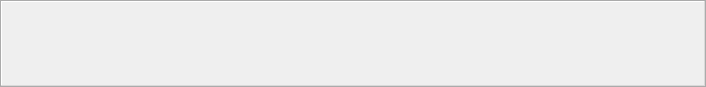
<?xml version="1.0" encoding="UTF-8"?>
<ui version="4.0">
 <class>RadarToolBar</class>
 <widget class="QToolBar" name="RadarToolBar">
  <property name="geometry">
   <rect>
    <x>0</x>
    <y>0</y>
    <width>706</width>
    <height>87</height>
   </rect>
  </property>
  <property name="windowTitle">
   <string>RadarToolBar</string>
  </property>
  <property name="iconSize">
   <size>
    <width>20</width>
    <height>20</height>
   </size>
  </property>
  <property name="toolButtonStyle">
   <enum>Qt::ToolButtonTextUnderIcon</enum>
  </property>
  <action name="actionPlot">
   <property name="icon">
    <iconset resource="mainwindow.qrc">
     <normaloff>:/images/radarToolBar/pro.png</normaloff>:/images/radarToolBar/pro.png</iconset>
   </property>
   <property name="text">
    <string>剖面图</string>
   </property>
   <property name="toolTip">
    <string>剖面</string>
   </property>
  </action>
  <action name="actionWin4">
   <property name="icon">
    <iconset resource="mainwindow.qrc">
     <normaloff>:/images/radarToolBar/win4.png</normaloff>:/images/radarToolBar/win4.png</iconset>
   </property>
   <property name="text">
    <string>四联屏</string>
   </property>
   <property name="toolTip">
    <string>四联屏</string>
   </property>
  </action>
  <action name="actionArea">
   <property name="enabled">
    <bool>true</bool>
   </property>
   <property name="icon">
    <iconset resource="mainwindow.qrc">
     <normaloff>:/images/radarToolBar/area.png</normaloff>:/images/radarToolBar/area.png</iconset>
   </property>
   <property name="text">
    <string>面积统计</string>
   </property>
   <property name="toolTip">
    <string>面积统计</string>
   </property>
  </action>
  <action name="actionFuzzy">
   <property name="checkable">
    <bool>true</bool>
   </property>
   <property name="enabled">
    <bool>true</bool>
   </property>
   <property name="icon">
    <iconset resource="mainwindow.qrc">
     <normaloff>:/images/radarToolBar/fuzzy.png</normaloff>:/images/radarToolBar/fuzzy.png</iconset>
   </property>
   <property name="text">
    <string>速度退模糊</string>
   </property>
   <property name="toolTip">
    <string>速度退模糊</string>
   </property>
  </action>
  <action name="actionDB2">
   <property name="icon">
    <iconset resource="mainwindow.qrc">
     <normaloff>:/images/defaultToolBar/config.png</normaloff>:/images/defaultToolBar/config.png</iconset>
   </property>
   <property name="text">
    <string>等值面生成</string>
   </property>
   <property name="toolTip">
    <string>等值面生成</string>
   </property>
  </action>
  <action name="action2D">
   <property name="icon">
    <iconset resource="mainwindow.qrc">
     <normaloff>:/images/radarToolBar/_2d.png</normaloff>:/images/radarToolBar/_2d.png</iconset>
   </property>
   <property name="text">
    <string>二维</string>
   </property>
  </action>
  <action name="action3D">
   <property name="icon">
    <iconset resource="mainwindow.qrc">
     <normaloff>:/images/radarToolBar/_3d.png</normaloff>:/images/radarToolBar/_3d.png</iconset>
   </property>
   <property name="text">
    <string>三维</string>
   </property>
  </action>
  <action name="actionVolumeRender">
   <property name="checkable">
    <bool>true</bool>
   </property>
   <property name="icon">
    <iconset resource="mainwindow.qrc">
     <normaloff>:/images/radarToolBar/fuzzy.png</normaloff>:/images/radarToolBar/fuzzy.png</iconset>
   </property>
   <property name="text">
    <string>体绘制</string>
   </property>
   <property name="toolTip">
    <string>体绘制</string>
   </property>
  </action>
  <action name="actionClipPlane">
   <property name="checkable">
    <bool>true</bool>
   </property>
   <property name="icon">
    <iconset resource="mainwindow.qrc">
     <normaloff>:/images/radarToolBar/fuzzy.png</normaloff>:/images/radarToolBar/fuzzy.png</iconset>
   </property>
   <property name="text">
    <string>地球剖面</string>
   </property>
   <property name="toolTip">
    <string>添加地球剖面</string>
   </property>
  </action>
  <action name="action_VTK">
   <property name="icon">
    <iconset resource="mainwindow.qrc">
     <normaloff>:/images/radarToolBar/pro.png</normaloff>:/images/radarToolBar/pro.png</iconset>
   </property>
   <property name="text">
    <string>剖面三维</string>
   </property>
  </action>
  <action name="actionAnimatic">
   <property name="icon">
    <iconset resource="mainwindow.qrc">
     <normaloff>:/images/radarToolBar/fuzzy.png</normaloff>:/images/radarToolBar/fuzzy.png</iconset>
   </property>
   <property name="text">
    <string>动画</string>
   </property>
   <property name="toolTip">
    <string>动画</string>
   </property>
  </action>
 </widget>
 <layoutdefault spacing="6" margin="11"/>
 <resources>
  <include location="mainwindow.qrc"/>
 </resources>
 <connections/>
</ui>
